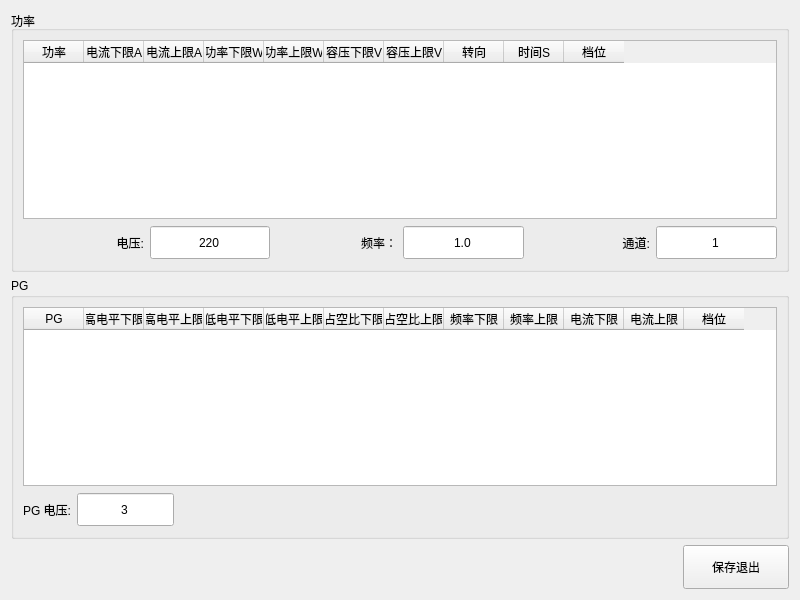
<?xml version="1.0" encoding="UTF-8"?>
<ui version="4.0">
 <class>PagePwr</class>
 <widget class="QWidget" name="PagePwr">
  <property name="geometry">
   <rect>
    <x>0</x>
    <y>0</y>
    <width>800</width>
    <height>600</height>
   </rect>
  </property>
  <property name="windowTitle">
   <string>Form</string>
  </property>
  <layout class="QGridLayout" name="gridLayout">
   <item row="3" column="6">
    <widget class="QPushButton" name="BtnExit">
     <property name="minimumSize">
      <size>
       <width>97</width>
       <height>44</height>
      </size>
     </property>
     <property name="text">
      <string>保存退出</string>
     </property>
    </widget>
   </item>
   <item row="1" column="0" colspan="7">
    <widget class="QGroupBox" name="groupBox_2">
     <property name="title">
      <string>功率</string>
     </property>
     <layout class="QGridLayout" name="gridLayout_3">
      <item row="0" column="0" colspan="6">
       <widget class="QTableWidget" name="TabParams">
        <property name="focusPolicy">
         <enum>Qt::NoFocus</enum>
        </property>
        <property name="inputMethodHints">
         <set>Qt::ImhNone</set>
        </property>
        <property name="editTriggers">
         <set>QAbstractItemView::AllEditTriggers</set>
        </property>
        <property name="alternatingRowColors">
         <bool>false</bool>
        </property>
        <property name="selectionMode">
         <enum>QAbstractItemView::SingleSelection</enum>
        </property>
        <attribute name="horizontalHeaderDefaultSectionSize">
         <number>60</number>
        </attribute>
        <column>
         <property name="text">
          <string>功率</string>
         </property>
        </column>
        <column>
         <property name="text">
          <string>电流下限A</string>
         </property>
         <property name="font">
          <font>
           <pointsize>9</pointsize>
          </font>
         </property>
         <property name="textAlignment">
          <set>AlignHCenter|AlignVCenter|AlignCenter</set>
         </property>
        </column>
        <column>
         <property name="text">
          <string>电流上限A</string>
         </property>
         <property name="font">
          <font>
           <pointsize>9</pointsize>
          </font>
         </property>
         <property name="textAlignment">
          <set>AlignHCenter|AlignVCenter|AlignCenter</set>
         </property>
        </column>
        <column>
         <property name="text">
          <string>功率下限W</string>
         </property>
         <property name="font">
          <font>
           <pointsize>9</pointsize>
          </font>
         </property>
         <property name="textAlignment">
          <set>AlignHCenter|AlignVCenter|AlignCenter</set>
         </property>
        </column>
        <column>
         <property name="text">
          <string>功率上限W</string>
         </property>
         <property name="font">
          <font>
           <pointsize>9</pointsize>
          </font>
         </property>
         <property name="textAlignment">
          <set>AlignHCenter|AlignVCenter|AlignCenter</set>
         </property>
        </column>
        <column>
         <property name="text">
          <string>容压下限V</string>
         </property>
         <property name="font">
          <font>
           <pointsize>9</pointsize>
          </font>
         </property>
         <property name="textAlignment">
          <set>AlignHCenter|AlignVCenter|AlignCenter</set>
         </property>
        </column>
        <column>
         <property name="text">
          <string>容压上限V</string>
         </property>
         <property name="font">
          <font>
           <pointsize>9</pointsize>
          </font>
         </property>
         <property name="textAlignment">
          <set>AlignHCenter|AlignVCenter|AlignCenter</set>
         </property>
        </column>
        <column>
         <property name="text">
          <string>转向</string>
         </property>
         <property name="font">
          <font>
           <pointsize>9</pointsize>
          </font>
         </property>
         <property name="textAlignment">
          <set>AlignHCenter|AlignVCenter|AlignCenter</set>
         </property>
        </column>
        <column>
         <property name="text">
          <string>时间S</string>
         </property>
         <property name="font">
          <font>
           <pointsize>9</pointsize>
          </font>
         </property>
         <property name="textAlignment">
          <set>AlignHCenter|AlignVCenter|AlignCenter</set>
         </property>
        </column>
        <column>
         <property name="text">
          <string>档位</string>
         </property>
         <property name="font">
          <font>
           <pointsize>9</pointsize>
          </font>
         </property>
         <property name="textAlignment">
          <set>AlignHCenter|AlignVCenter|AlignCenter</set>
         </property>
        </column>
       </widget>
      </item>
      <item row="1" column="4">
       <widget class="QLabel" name="TextCap">
        <property name="text">
         <string>通道:</string>
        </property>
        <property name="alignment">
         <set>Qt::AlignRight|Qt::AlignTrailing|Qt::AlignVCenter</set>
        </property>
       </widget>
      </item>
      <item row="1" column="5">
       <widget class="QDoubleSpinBox" name="BoxCap">
        <property name="minimumSize">
         <size>
          <width>97</width>
          <height>35</height>
         </size>
        </property>
        <property name="focusPolicy">
         <enum>Qt::ClickFocus</enum>
        </property>
        <property name="alignment">
         <set>Qt::AlignCenter</set>
        </property>
        <property name="buttonSymbols">
         <enum>QAbstractSpinBox::NoButtons</enum>
        </property>
        <property name="decimals">
         <number>0</number>
        </property>
        <property name="maximum">
         <double>380.000000000000000</double>
        </property>
        <property name="singleStep">
         <double>1.000000000000000</double>
        </property>
        <property name="value">
         <double>1.000000000000000</double>
        </property>
       </widget>
      </item>
      <item row="1" column="0">
       <widget class="QLabel" name="TextVolt">
        <property name="text">
         <string>电压:</string>
        </property>
        <property name="alignment">
         <set>Qt::AlignRight|Qt::AlignTrailing|Qt::AlignVCenter</set>
        </property>
       </widget>
      </item>
      <item row="1" column="3">
       <widget class="QDoubleSpinBox" name="BoxFreq">
        <property name="minimumSize">
         <size>
          <width>97</width>
          <height>35</height>
         </size>
        </property>
        <property name="focusPolicy">
         <enum>Qt::ClickFocus</enum>
        </property>
        <property name="alignment">
         <set>Qt::AlignCenter</set>
        </property>
        <property name="buttonSymbols">
         <enum>QAbstractSpinBox::NoButtons</enum>
        </property>
        <property name="decimals">
         <number>1</number>
        </property>
        <property name="maximum">
         <double>99.000000000000000</double>
        </property>
        <property name="singleStep">
         <double>0.100000000000000</double>
        </property>
        <property name="value">
         <double>1.000000000000000</double>
        </property>
       </widget>
      </item>
      <item row="1" column="2">
       <widget class="QLabel" name="TextFreq">
        <property name="text">
         <string>频率：</string>
        </property>
        <property name="alignment">
         <set>Qt::AlignRight|Qt::AlignTrailing|Qt::AlignVCenter</set>
        </property>
       </widget>
      </item>
      <item row="1" column="1">
       <widget class="QDoubleSpinBox" name="BoxVolt">
        <property name="minimumSize">
         <size>
          <width>97</width>
          <height>35</height>
         </size>
        </property>
        <property name="focusPolicy">
         <enum>Qt::ClickFocus</enum>
        </property>
        <property name="alignment">
         <set>Qt::AlignCenter</set>
        </property>
        <property name="buttonSymbols">
         <enum>QAbstractSpinBox::NoButtons</enum>
        </property>
        <property name="decimals">
         <number>0</number>
        </property>
        <property name="maximum">
         <double>380.000000000000000</double>
        </property>
        <property name="singleStep">
         <double>0.100000000000000</double>
        </property>
        <property name="value">
         <double>220.000000000000000</double>
        </property>
       </widget>
      </item>
     </layout>
    </widget>
   </item>
   <item row="2" column="0" colspan="7">
    <widget class="QGroupBox" name="BoxPG">
     <property name="title">
      <string>PG</string>
     </property>
     <layout class="QGridLayout" name="gridLayout_2">
      <item row="1" column="0">
       <widget class="QLabel" name="label">
        <property name="text">
         <string>PG 电压:</string>
        </property>
       </widget>
      </item>
      <item row="1" column="1">
       <widget class="QDoubleSpinBox" name="BoxPGVolt">
        <property name="minimumSize">
         <size>
          <width>97</width>
          <height>35</height>
         </size>
        </property>
        <property name="focusPolicy">
         <enum>Qt::ClickFocus</enum>
        </property>
        <property name="alignment">
         <set>Qt::AlignCenter</set>
        </property>
        <property name="buttonSymbols">
         <enum>QAbstractSpinBox::NoButtons</enum>
        </property>
        <property name="decimals">
         <number>0</number>
        </property>
        <property name="minimum">
         <double>3.000000000000000</double>
        </property>
        <property name="maximum">
         <double>15.000000000000000</double>
        </property>
       </widget>
      </item>
      <item row="1" column="2">
       <spacer name="horizontalSpacer">
        <property name="orientation">
         <enum>Qt::Horizontal</enum>
        </property>
        <property name="sizeHint" stdset="0">
         <size>
          <width>40</width>
          <height>20</height>
         </size>
        </property>
       </spacer>
      </item>
      <item row="0" column="0" colspan="3">
       <widget class="QTableWidget" name="PGParams">
        <attribute name="horizontalHeaderDefaultSectionSize">
         <number>60</number>
        </attribute>
        <column>
         <property name="text">
          <string>PG</string>
         </property>
        </column>
        <column>
         <property name="text">
          <string>高电平下限</string>
         </property>
        </column>
        <column>
         <property name="text">
          <string>高电平上限</string>
         </property>
        </column>
        <column>
         <property name="text">
          <string>低电平下限</string>
         </property>
        </column>
        <column>
         <property name="text">
          <string>低电平上限</string>
         </property>
        </column>
        <column>
         <property name="text">
          <string>占空比下限</string>
         </property>
        </column>
        <column>
         <property name="text">
          <string>占空比上限</string>
         </property>
        </column>
        <column>
         <property name="text">
          <string>频率下限</string>
         </property>
        </column>
        <column>
         <property name="text">
          <string>频率上限</string>
         </property>
        </column>
        <column>
         <property name="text">
          <string>电流下限</string>
         </property>
        </column>
        <column>
         <property name="text">
          <string>电流上限</string>
         </property>
        </column>
        <column>
         <property name="text">
          <string>档位</string>
         </property>
        </column>
       </widget>
      </item>
     </layout>
    </widget>
   </item>
  </layout>
 </widget>
 <resources/>
 <connections/>
</ui>
